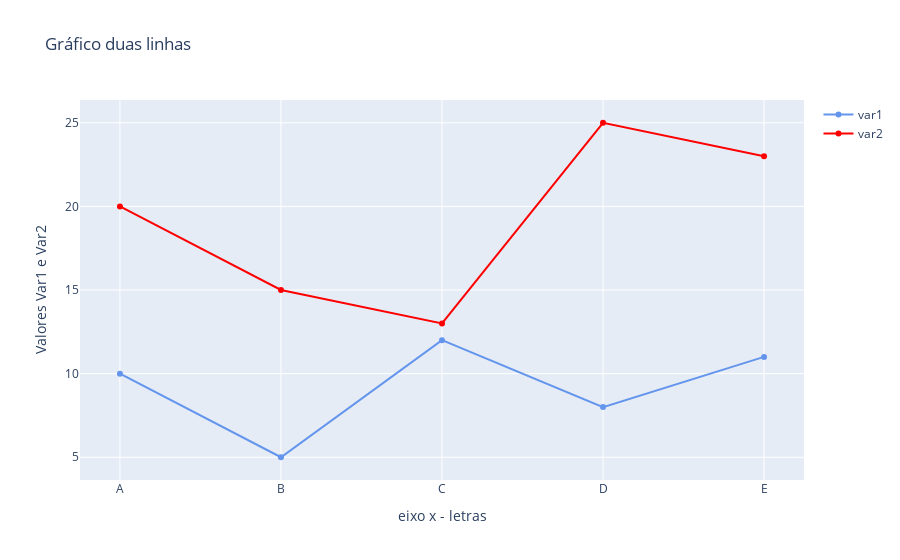

Notebook cell for this chart:
### Markdown cell above
### Acrescentando outra linha

### Code cell
fig = go.Figure(
        data=[  
            #linha var1
            go.Scatter(
                name='var1', #legenda da linha
                x= list(df['letra'].sort_values()),
                y= list(df['var1']),
                marker_color='CornflowerBlue',
            ),  
            #linha var2
            go.Scatter(
                name='var2',
                x= list(df['letra'].sort_values()), #o eixo é o mesmo
                y= list(df['var2']),
                marker_color='red',
            ),  
        ],

layout=go.Layout(title='Gráfico duas linhas',
                 xaxis_title='eixo x - letras',
                 yaxis_title='Valores Var1 e Var2'

        )
    )
fig.show()

### Figure 1 — Plotly figure (JSON) as saved in the notebook; plotly's stock layout.template omitted (floating-point values rounded to 4 significant figures)
{"data": [{"marker": {"color": "CornflowerBlue"}, "name": "var1", "type": "scatter", "x": ["A", "B", "C", "D", "E"], "y": [10, 5, 12, 8, 11]}, {"marker": {"color": "red"}, "name": "var2", "type": "scatter", "x": ["A", "B", "C", "D", "E"], "y": [20, 15, 13, 25, 23]}], "layout": {"title": {"text": "Gráfico duas linhas"}, "xaxis": {"title": {"text": "eixo x - letras"}}, "yaxis": {"title": {"text": "Valores Var1 e Var2"}}}}
